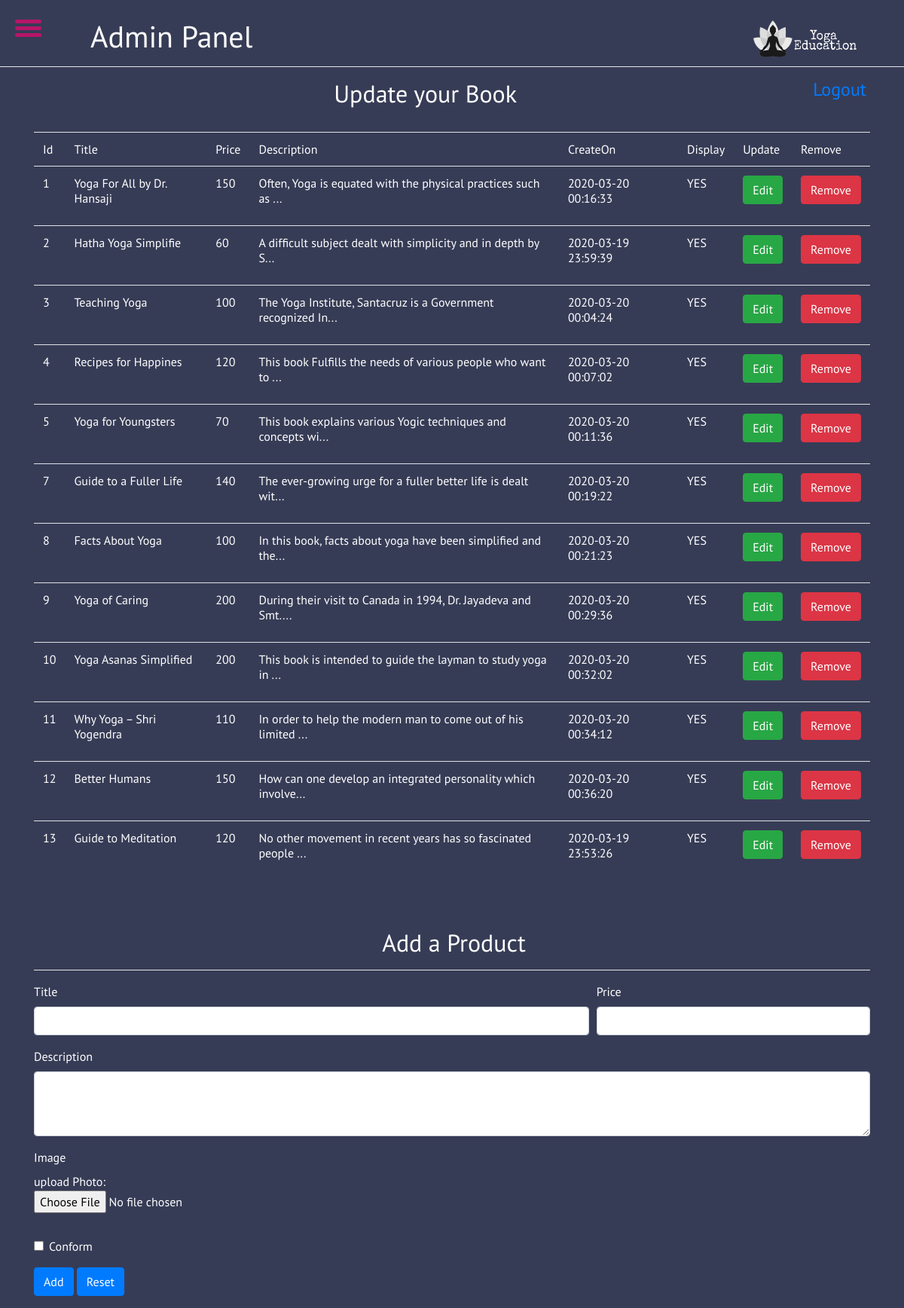
The app's page /Admin-Interface/books.php (signed in) with its own data.
### tables this page shows
CREATE TABLE `product` (
  `id` int(3) NOT NULL,
  `title` varchar(30) NOT NULL,
  `price` int(5) NOT NULL,
  `description` varchar(2000) NOT NULL,
  `image` varchar(40) NOT NULL,
  `createOn` datetime NOT NULL,
  `display` varchar(5) NOT NULL
);

### Admin-Interface/books.php (the view, shortened to what this page needs)
<html>
	<head>
		<link rel="stylesheet" href="https://stackpath.bootstrapcdn.com/bootstrap/4.4.1/css/bootstrap.min.css">
		<link rel="stylesheet" href="https://stackpath.bootstrapcdn.com/font-awesome/4.7.0/css/font-awesome.min.css">
		<link rel="stylesheet" href="../css/styleAdmin.css" type="text/css">
	</head>
	<body>
		<div id="menu-bar">
			<div id="menu" onclick="onClickMenu()">
				<div id="bar1" class="bar"></div>
				<div id="bar2" class="bar"></div>
				<div id="bar3" class="bar"></div>
			</div>
		</div>
		<div class="">
		<h1 class="hed">Admin Panel<img src="../pic/logo1.png" class="log"><h1></div>
		<hr color="white">
<?php session_start();
 if(isset($_SESSION['name'])==false)
 { ?><div class="text-center">
  <h1><a href="../login/login.php" style="color:red;">Please Login First</a></h1></div><?php
 }
 else{
?>
<h4><a href="template/logout.php" style="float:right;padding-right:50px;">Logout</h4></a>
		<div class="container">
    <div class="text-center">
        <h2 style="margin-top: 0px; padding-top: 0; padding-left: 5px;color:white; ">Update your Book</h2>
    </div>
    <br>
   <table class="table table-hover">
<tr> <td >Id</td> <td>Title</td> <td >Price</td> <td colspan="2">Description</td>  <td> CreateOn</td><td>Display</td>
<td>Update</td><td>Remove</td></tr>
<?php
	try{
	$db= new PDO('mysql:host=localhost;dbname=bookstore;charset=utf8','root','');
	}
	catch(Exception $e){
		echo "Error has Occured";
	}
	$stmt= $db->query("select * from product");
	while($row=$stmt->fetch()){
?>
<tr> <td><?php echo $row['id']." " ?></td>
	<td><?php echo $row['title']." " ?></td>
	<td><?php echo $row['price']." " ?></td>
	<td colspan="2"><?php echo  substr( $row['description'], 0, 60) . '...'; ?></td>
	<td><?php echo $row['createOn']." " ?></td>
	<td><?php echo $row['display']." " ?></td>
	<td>
	<form action="UpdatePage.php" method="post">
	<button type="submit" value="submit" class="btn btn-success" name="edit_btn">Edit</button>	</form></td>
	<td>
	<form action="template/BookremoveQuery.php" method="post">
	<button type="submit" value="submit" class="btn btn-danger" name="remove_btn">Remove</button>	</form></td>
	</tr>
<?php
	}
?>
</table><br><br>
<div class="text-center">
        <h2 style="margin-top: 0px; padding-top: 0; padding-left: 5px;color:white; ">Add a Product</h2>
    </div><hr color="white">
	 <form action="template/BookinsertQuery.php" method="POST" enctype="multipart/form-data">
  <div class="form-row" >
    <div class="form-group col-md-8">
      <label >Title</label>
      <input type="text" class="form-control" name="title" required />
    </div>
    <div class="form-group col-md-4">
      <label >Price</label>
      <input type="number" class="form-control" name="price" min="0" required />
    </div>
  </div>
    <div class="form-group">
    <label >Description</label>
    <textarea class="form-control"  rows="3" name="description" required /> </textarea>
  </div>
  <div class="form-row" >
  <div class="form-group col-md-4">
    <label >Image</label>
 <p>upload Photo:&nbsp;&nbsp;<input type="file" name="photo" value="" required />
</div>
</div>
  <div class="form-group">
    <div class="form-check">
      <input class="form-check-input" type="checkbox" required />
      <label class="form-check-label" for="gridCheck">
        Conform
      </label>
    </div>
  </div>
  <button type="submit" name="submit" value="submit" class="btn btn-primary"/>Add</button>&nbsp;<button type="reset" class="btn btn-primary" value="clear" >Reset</button>
</form>
<?php } ?></body>
</html>

### css/styleAdmin.css (style rules this page uses)
* { color:#fff; }
body { font-family: 'PT Sans',sans-serif; background-color: #373c56; }
#menu { width: 35px; height: 30px; margin: 30px 0 20px 20px; cursor: pointer; }
.bar { height: 5px; width: 100%; background-color: #b81568; display: block; border-radius: 5px; transition: 0.3s ease; }
#bar1 { transform: translateY(-4px); }
#bar3 { transform: translateY(4px); }
.menu-bg, #menu-bar { top: 0; left: 0; position: absolute; }
#menu-bar { z-index: 2; }
.hed .log { float:right; width:200px; height:60px; padding-right:5%; }
.hed { padding-left:10%; margin-top:2%; color:white; }
hr { width:100%; background:white; }

### records on screen
product: id "1", title "Yoga For All by Dr. Hansaji", price "150", description "Often, Yoga is equated with the physical practices such as", createOn "2020-03-20 00:16:33", display "YES"
product: id "2", title "Hatha Yoga Simplifie", price "60", description "A difficult subject dealt with simplicity and in depth by S", createOn "2020-03-19 23:59:39", display "YES"
product: id "3", title "Teaching Yoga", price "100", description "The Yoga Institute, Santacruz is a Government recognized In", createOn "2020-03-20 00:04:24", display "YES"
product: id "4", title "Recipes for Happines", price "120", description "This book Fulfills the needs of various people who want to", createOn "2020-03-20 00:07:02", display "YES"
product: id "5", title "Yoga for Youngsters", price "70", description "This book explains various Yogic techniques and concepts wi", createOn "2020-03-20 00:11:36", display "YES"
product: id "7", title "Guide to a Fuller Life", price "140", description "The ever-growing urge for a fuller better life is dealt wit", createOn "2020-03-20 00:19:22", display "YES"
product: id "8", title "Facts About Yoga", price "100", description "In this book, facts about yoga have been simplified and the", createOn "2020-03-20 00:21:23", display "YES"
product: id "9", title "Yoga of Caring", price "200", description "During their visit to Canada in 1994, Dr. Jayadeva and Smt.", createOn "2020-03-20 00:29:36", display "YES"
product: id "10", title "Yoga Asanas Simplified", price "200", description "This book is intended to guide the layman to study yoga in", createOn "2020-03-20 00:32:02", display "YES"
product: id "11", title "Why Yoga – Shri Yogendra", price "110", description "In order to help the modern man to come out of his limited", createOn "2020-03-20 00:34:12", display "YES"
product: id "12", title "Better Humans", price "150", description "How can one develop an integrated personality which involve", createOn "2020-03-20 00:36:20", display "YES"
product: id "13", title "Guide to Meditation", price "120", description "No other movement in recent years has so fascinated people", createOn "2020-03-19 23:53:26", display "YES"
